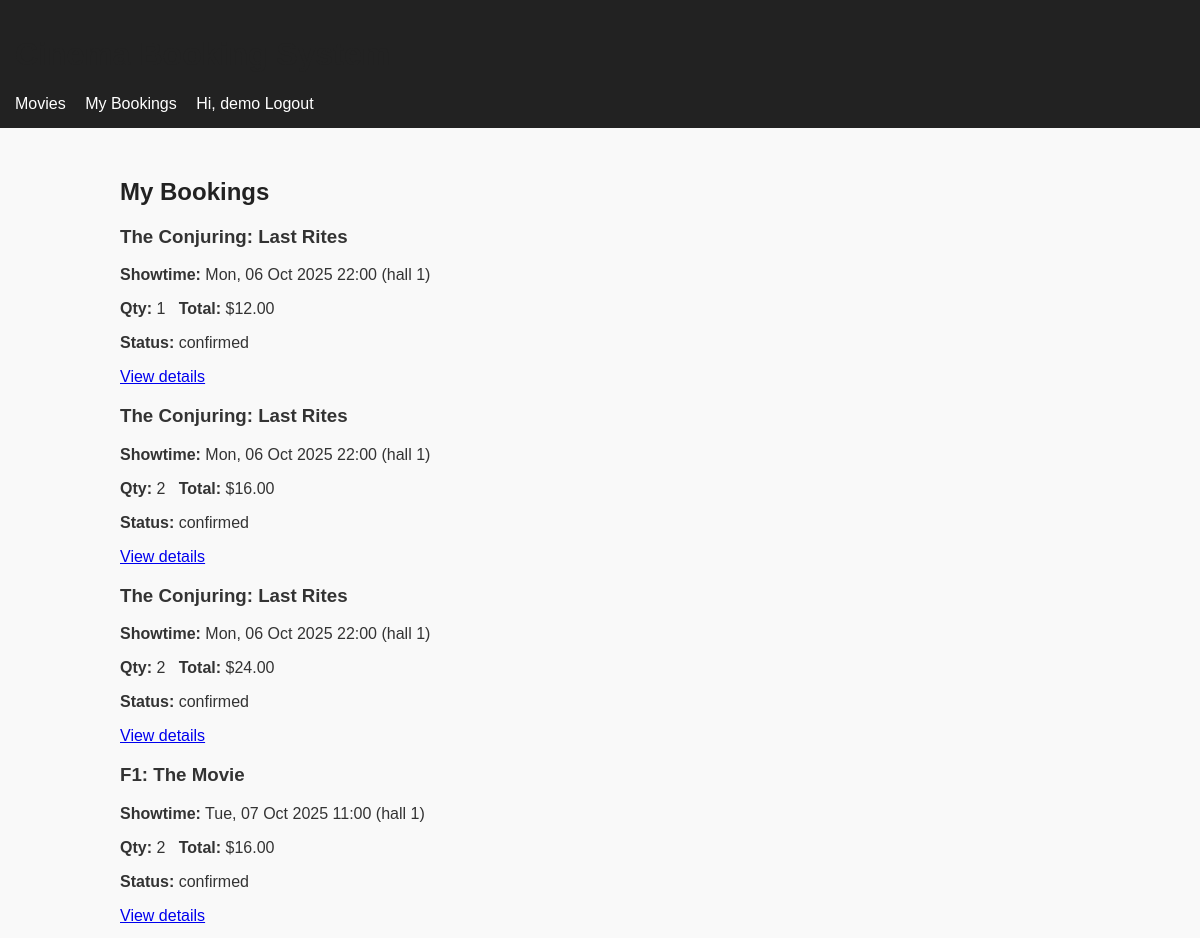
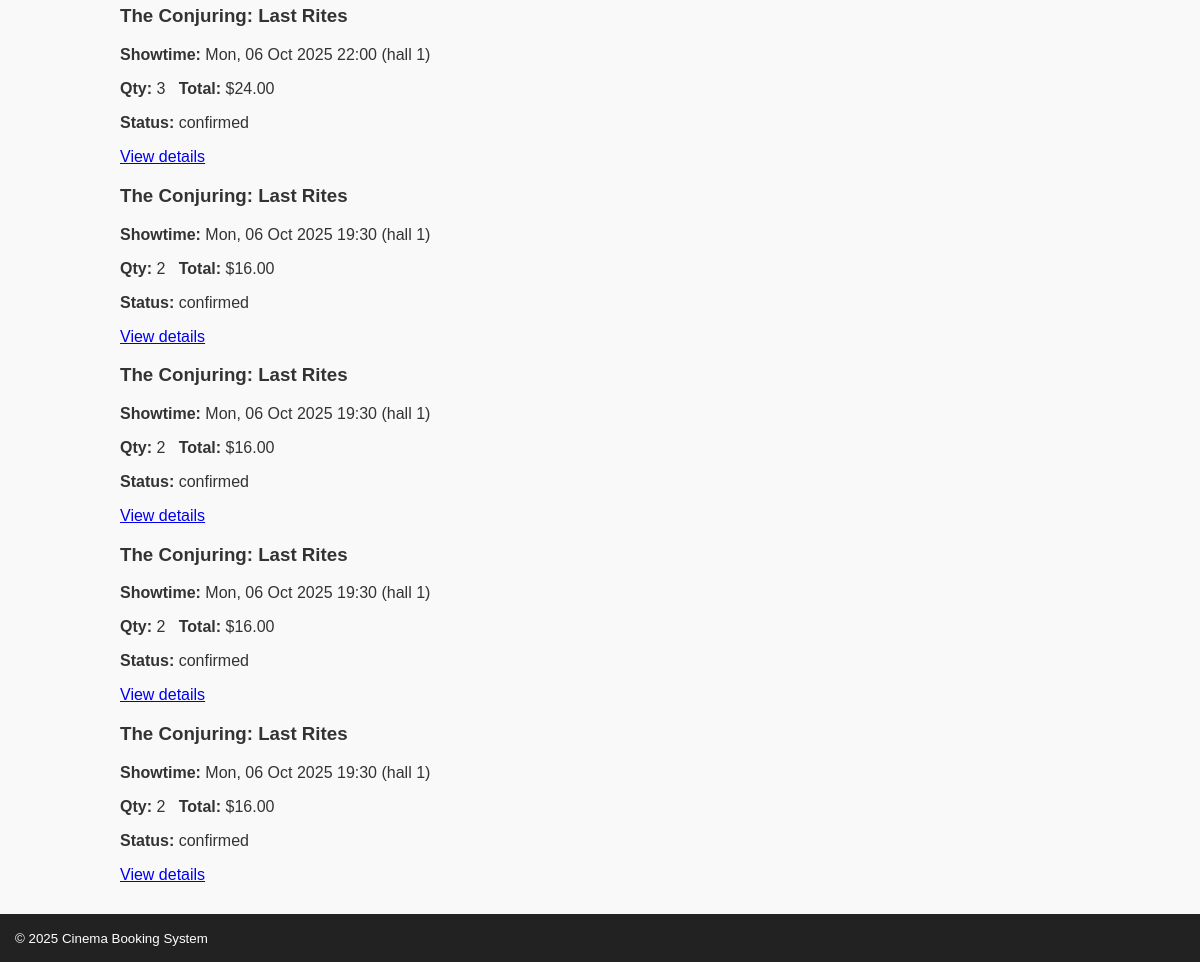
Screenshot of /pages/my_bookings.php (signed in) with the database file from the repository (2 pictures, top to bottom).
### tables this page shows
CREATE TABLE `booking` (
  `id` int(10) UNSIGNED NOT NULL,
  `user_id` int(10) UNSIGNED NOT NULL,
  `showtime_id` int(10) UNSIGNED NOT NULL,
  `qty` int(10) UNSIGNED NOT NULL,
  `total_amount` decimal(10,2) NOT NULL,
  `booking_status` enum('pending','confirmed','expired','cancelled') NOT NULL DEFAULT 'pending',
  `expires_at` datetime DEFAULT NULL,
  `paid_at` datetime DEFAULT NULL,
  `payment_id` int(11) DEFAULT NULL,
  `created_at` timestamp NOT NULL DEFAULT current_timestamp()
);

CREATE TABLE `movies` (
  `id` int(10) UNSIGNED NOT NULL,
  `title` varchar(200) NOT NULL,
  `description` text DEFAULT NULL,
  `runtime_min` int(10) UNSIGNED DEFAULT NULL,
  `rating` enum('G','PG','PG-13','NC-16','M18','R21') DEFAULT NULL,
  `poster_url` varchar(500) DEFAULT NULL,
  `created_at` timestamp NULL DEFAULT current_timestamp()
);

CREATE TABLE `showtimes` (
  `id` int(10) UNSIGNED NOT NULL,
  `movies_id` int(10) UNSIGNED NOT NULL,
  `hall_id` int(10) UNSIGNED NOT NULL,
  `starts_at` datetime NOT NULL
);

CREATE TABLE `halls` (
  `id` int(10) UNSIGNED NOT NULL,
  `name` varchar(50) NOT NULL,
  `rows_count` int(10) UNSIGNED NOT NULL,
  `cols_count` int(10) UNSIGNED NOT NULL
);

### pages/my_bookings.php (the view, shortened to what this page needs)
<?php
require_once __DIR__ . '/../includes/init.php';
require_once __DIR__ . '/../includes/header.php';
$list = $pdo->prepare("
  SELECT
    b.id AS booking_id,          -- 👈 explicit alias
    b.qty,
    b.total_amount,
    b.booking_status,
    b.created_at,
    s.starts_at,
    m.title,
    h.name AS hall_name
  FROM booking b
  JOIN showtimes s ON s.id = b.showtime_id
  JOIN movies m    ON m.id = s.movies_id
  JOIN halls  h    ON h.id = s.hall_id
  WHERE b.user_id = :uid
  ORDER BY b.created_at DESC
");
$list->execute([':uid' => (int)$_SESSION['user_id']]);
$rows = $list->fetchAll(PDO::FETCH_ASSOC);
?>
<h2>My Bookings</h2>
<?php if (!$rows): ?>
  <p>No bookings yet.</p>
<?php else: ?>
  <div class="grid">
    <?php foreach ($rows as $r): ?>
      <div class="card">
        <h3><?= htmlspecialchars($r['title']) ?></h3>
        <p><strong>Showtime:</strong> <?= htmlspecialchars(date('D, d M Y H:i', strtotime($r['starts_at']))) ?> (<?= htmlspecialchars($r['hall_name']) ?>)</p>
        <p><strong>Qty:</strong> <?= (int)$r['qty'] ?> &nbsp; <strong>Total:</strong> $<?= number_format((float)$r['total_amount'],2) ?></p>
        <p><strong>Status:</strong> <?= htmlspecialchars($r['booking_status']) ?></p>
        <a class="button"
           href="/cinema-booking-system/pages/booking_success.php?booking_id=<?= (int)$r['booking_id'] ?>">
          View details
        </a>
      </div>
    <?php endforeach; ?>
  </div>
<?php endif; ?>
<?php require_once __DIR__ . '/../includes/footer.php'; ?>

### includes/header.php (shortened to what this page needs)
<!doctype html>
<html lang="en">
<head>
  <link rel="stylesheet" href="/cinema-booking-system/assets/styles.css">
</head>
<body>
<header>
  <h1>Cinema Booking System</h1>
<nav>
  <a href="/cinema-booking-system/pages/showtimes.php">Movies</a>
  <?php if (!isset($_SESSION['user_id'])): ?>
    <a href="/cinema-booking-system/pages/register.php">Register</a>
    <a href="/cinema-booking-system/pages/login.php">Login</a>
  <?php else: ?>
    <a href="/cinema-booking-system/pages/my_bookings.php">My Bookings</a>
    <span>Hi, <?= htmlspecialchars($_SESSION['username']) ?></span>
    <a href="/cinema-booking-system/pages/logout.php">Logout</a>
  <?php endif; ?>
</nav>
</header>
<main>

### includes/footer.php
</main>
<footer>
  <small>&copy; <?= date('Y') ?> Cinema Booking System</small>
</footer>
</body>
</html>

### assets/styles.css (style rules this page uses)
body { font-family: Arial, sans-serif; margin:0; padding:0; background:#f9f9f9; color:#333; }
header, footer { background:#222; color:#fff; padding:15px; }
nav a { color:#fff; margin-right:15px; text-decoration:none; }
main { max-width:960px; margin:20px auto; padding:10px; }
h1,h2 { color:#222; }

### rows the page displays
booking: movies.title "The Conjuring: Last Rites", showtime.starts_at "Mon, 06 Oct 2025 22:00", halls.name "hall 1", qty "1", total_amount "12.00", booking_status "confirmed"
booking: movies.title "The Conjuring: Last Rites", showtime.starts_at "Mon, 06 Oct 2025 22:00", halls.name "hall 1", qty "2", total_amount "16.00", booking_status "confirmed"
booking: movies.title "The Conjuring: Last Rites", showtime.starts_at "Mon, 06 Oct 2025 22:00", halls.name "hall 1", qty "2", total_amount "24.00", booking_status "confirmed"
booking: movies.title "F1: The Movie", showtime.starts_at "Tue, 07 Oct 2025 11:00", halls.name "hall 1", qty "2", total_amount "16.00", booking_status "confirmed"
booking: movies.title "The Conjuring: Last Rites", showtime.starts_at "Mon, 06 Oct 2025 22:00", halls.name "hall 1", qty "3", total_amount "24.00", booking_status "confirmed"
booking: movies.title "The Conjuring: Last Rites", showtime.starts_at "Mon, 06 Oct 2025 19:30", halls.name "hall 1", qty "2", total_amount "16.00", booking_status "confirmed"
booking: movies.title "The Conjuring: Last Rites", showtime.starts_at "Mon, 06 Oct 2025 19:30", halls.name "hall 1", qty "2", total_amount "16.00", booking_status "confirmed"
booking: movies.title "The Conjuring: Last Rites", showtime.starts_at "Mon, 06 Oct 2025 19:30", halls.name "hall 1", qty "2", total_amount "16.00", booking_status "confirmed"
booking: movies.title "The Conjuring: Last Rites", showtime.starts_at "Mon, 06 Oct 2025 19:30", halls.name "hall 1", qty "2", total_amount "16.00", booking_status "confirmed"

### other values shown
$_SESSION['username'] "demo"
